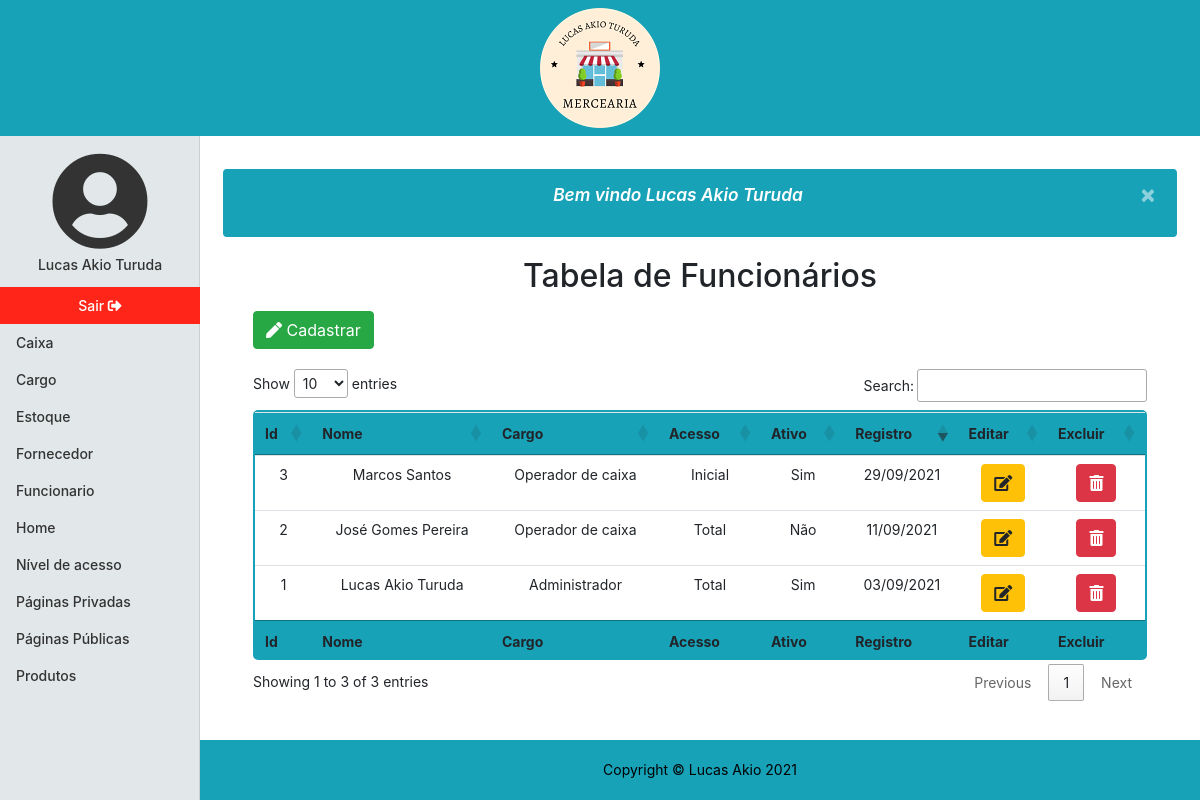
Screenshot of /funcionario (signed in) with the database file from the repository.
### tables this page shows
CREATE TABLE `funcionario` (
  `id` int NOT NULL AUTO_INCREMENT,
  `nome` varchar(70) NOT NULL,
  `cargo_id` int NOT NULL,
  `nivel_id` int NOT NULL,
  `credencial` varchar(20) NOT NULL,
  `senha` varchar(256) NOT NULL,
  `ativo` tinyint(1) NOT NULL DEFAULT '1',
  `dt_registro` datetime NOT NULL,
  PRIMARY KEY (`id`,`cargo_id`,`nivel_id`),
  UNIQUE KEY `credencial_UNIQUE` (`credencial`),
  KEY `fk_funcionario_cargo_idx` (`cargo_id`) /*!80000 INVISIBLE */,
  KEY `fk_funcionario_nivel_idx` (`nivel_id`),
  CONSTRAINT `fk_funcionario_cargo` FOREIGN KEY (`cargo_id`) REFERENCES `cargo` (`id`),
  CONSTRAINT `fk_funcionario_nivel` FOREIGN KEY (`nivel_id`) REFERENCES `nivel` (`id`) ON DELETE RESTRICT ON UPDATE RESTRICT
);

CREATE TABLE `cargo` (
  `id` int NOT NULL AUTO_INCREMENT,
  `nome` varchar(45) NOT NULL,
  PRIMARY KEY (`id`)
);

CREATE TABLE `nivel` (
  `id` int NOT NULL AUTO_INCREMENT,
  `nome` varchar(7) NOT NULL,
  PRIMARY KEY (`id`),
  UNIQUE KEY `nome_UNIQUE` (`nome`)
);

### app/Controller/Funcionario.php (called while the page is built, shortened)
<?php
    class Funcionario extends Controller
    {
        private $dados;
        public function index()
        {
            $this->listar();
            $pagina = new \Core\ConfigView("View/funcionario/index",$this->dados);
            $pagina->renderizar();
        }
        private function listar()
        {
            $tabela = new \App\Model\Funcionario();
            $this->dados = $tabela->listar();
        }
    }

### core/ConfigController.php (called while the page is built, shortened)
<?php
class ConfigController
{
    private string $urlMetodo;
    public function __construct()
    {
        if(!empty(filter_input(INPUT_GET,"url",FILTER_SANITIZE_URL)))
        {
            $this->url = filter_input(INPUT_GET,"url",FILTER_SANITIZE_URL);
            $this->urlDividida = explode('/',$this->url,);
            if(isset($this->urlDividida[1]) && !empty($this->urlDividida[1]))
            {
                $this->urlMetodo = $this->urlDividida[1];
            }
            else{
                $this->urlMetodo = "index";
            }
        }
        else{
            $this->urlController = "login";
            $this->urlMetodo = "index";
        }
    }
    public function carregar()
    {
        $metodo = $this->urlMetodo;
        $pagina = new $classe();
        $pagina->$metodo();
    }
}
?>

### index.php (called while the page is built, shortened)
<?php
$url = new Core\ConfigController();
$url->carregar();
?>

### app/Model/Model.php (called while the page is built, shortened)
<?php
class Model extends Conexao
{
    protected $conn;
    function __construct()
    {
        $this->conn = parent::conectar();
    }
    final protected function projetarTodos($query): array
    {
        $this->query = $this->conn->prepare($query);
        $this->query->execute();
        return $this->query->fetchAll(PDO::FETCH_ASSOC);
    }
}
?>

### app/Model/Conexao.php (called while the page is built, shortened)
<?php
class Conexao
{
   private $bdType = "mysql";
   private $host = "localhost";
   private $user = "root";
   private $password = "root";
   private $port = 3306;
   private $bdname = "mercearia";
   protected function conectar()
   {
       try{
            $con = new PDO($this->bdType.':host='.$this->host.';port='.$this->port.';dbname='.$this->bdname, $this->user, $this->password);
            $con->setAttribute(PDO::ATTR_ERRMODE, PDO::ERRMODE_EXCEPTION);
            return $con;
       }
       catch(PDOException $e)
       {
           $alerta = new \App\Model\Alerta();
           $msg= $alerta->alertaFalha("Não foi possivel realizar uma conexão com o site, tente novamente!");
           $_SESSION['msg'] = $msg;
            header("Location:". URL . "paginaInvalida/index");
            exit();
       }
   }
}

### app/Model/Funcionario.php (called while the page is built, shortened)
<?php
class Funcionario extends Model
{
    public function listar(): array
    {
        $listar = parent::projetarTodos(
            "SELECT f.id, f.nome, c.nome AS cargo, f.ativo, n.nome AS acesso, f.dt_registro
             FROM funcionario f
             INNER JOIN cargo c
             ON f.cargo_id = c.id
             INNER JOIN nivel n
             ON f.nivel_id = n.id"
        );
        return $listar;
    }
}

### app/View/funcionario/index.php (the view, shortened to what this page needs)
<!DOCTYPE html>
<html lang="pt-br">
<head>
    <link rel="stylesheet" href="https://cdn.jsdelivr.net/npm/bootstrap@4.6.0/dist/css/bootstrap.min.css">
    <link href="<?php echo URL; ?>app/Assets/css/mercearia.css" rel="stylesheet">
    <link href="<?php echo URL; ?>app/Assets/fontawesome/css/all.css" rel="stylesheet">
    <link href="https://cdn.datatables.net/1.10.25/css/jquery.dataTables.min.css" rel="stylesheet">
</head>
<?php
include_once "app/View/include/header.php";
?>
<div class="container-fluid">
    <div class="row">
        <?php
        include_once "app/View/include/menulateral.php";
        ?>
        <div class="col-md-9 ml-auto col-lg-10 principal">
            <main role="main" class="m-2">
                <?php
                if (isset($_SESSION['msg'])) {
                    echo $_SESSION['msg'];
                }
                ?>
                <h2 class="text-center mb-3">Tabela de Funcionários</h2>
                <button type="button" class="btn btn-success m-button-table" data-toggle="modal" data-target="#modalCadastrar"><i class="fas fa-pen"></i> Cadastrar</button>
                <div class="table-responsive">
                    <table id="listar-funcionarios" class="table table-hover text-center tabela-personalizada">
                        <thead class="bg-info">
                            <tr>
                                <th>Id</th>
                                <th>Nome</th>
                                <th>Cargo</th>
                                <th>Acesso</th>
                                <th>Ativo</th>
                                <th>Registro</th>
                                <th>Editar</th>
                                <th>Excluir</th>
                            </tr>
                        </thead>
                        <tbody>
                            <?php
                            foreach ($this->dados as $coluna => $item) {
                            ?> <tr>
                                    <td><?php echo $item['id']; ?></td>
                                    <td><?php echo $item['nome']; ?></td>
                                    <td><?php echo $item['cargo']; ?></td>
                                    <td><?php echo $item['acesso']; ?></td>
                                    <td><?php echo $item['ativo'] == 1 ? "Sim" : "Não"; ?></td>
                                    <td data-order="<?php echo date('Y/m/d H:i:s', strtotime($item['dt_registro'])); ?>"><?php echo date('d/m/Y', strtotime($item['dt_registro'])); ?></td>
                                    <td>
                                        <a href="<?php echo URL; ?>funcionario/editar/&id=<?php echo $item['id'] ?>" class="btn btn-warning col-mb-3"><i class="fas fa-edit"></i></a>
                                    </td>
                                    <td>
                                        <a href="<?php echo URL; ?>funcionario/excluir/&id=<?php echo $item['id'] ?>" class="btn btn-danger col-mb-3" id='link_excluir'><i class="fas fa-trash-alt"></i></a>
                                    </td>
                                </tr>
                            <?php
                            }
                            ?>
                        </tbody>
                        <tfoot class="bg-info">
                            <tr>
                                <th>Id</th>
                                <th>Nome</th>
                                <th>Cargo</th>
                                <th>Acesso</th>
                                <th>Ativo</th>
                                <th>Registro</th>
                                <th>Editar</th>
                                <th>Excluir</th>
                            </tr>
                        </tfoot>
                    </table>
                </div>
            </main>
            <?php
            include_once "app/View/include/footer.php";
            ?>
            </body>
</html>

### app/Assets/css/mercearia.css (style rules this page uses)
body { font-size: .875rem; }
.alertaBemvindo { background-color: #17a2b8; color:white; font-size: 13pt; font-style: italic; font-weight: 600; margin: 0 15px 20px; }
.principal { min-height: 83vh; padding-left: 0; padding-right: 0; padding-bottom: 60px; }
main { height: 100%; padding-top:25px; }
.tabela-personalizada { border:2px solid #17a2b8; border-radius: 5px; }
.m-button-table { margin:0 45px 20px 45px; }

### rows the page displays
funcionario: id "1", nome "Lucas Akio Turuda", cargo.nome "Administrador", nivel.nome "Total", ativo "Sim", dt_registro "03/09/2021"
funcionario: id "2", nome "José Gomes Pereira", cargo.nome "Operador de caixa", nivel.nome "Total", ativo "Não", dt_registro "11/09/2021"
funcionario: id "3", nome "Marcos Santos", cargo.nome "Operador de caixa", nivel.nome "Inicial", ativo "Sim", dt_registro "29/09/2021"

### other values shown
$_SESSION['usuario_nome'] "Lucas Akio Turuda"
$pagina "Caixa"
$pagina "Cargo"
$pagina "Estoque"
$pagina "Fornecedor"
$pagina "Funcionario"
$pagina "Home"
$pagina "Produtos"
$_SESSION['msg'] "Bem vindo Lucas Akio Turuda ×"
